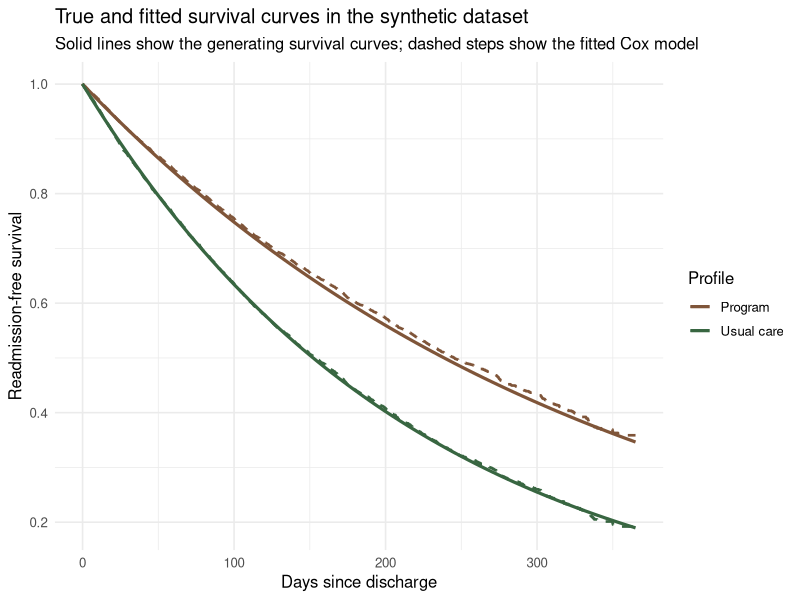

Reproduce this figure in R.
## ---- chunk 1
set.seed(2026)

n <- 6000

age <- pmax(round(rnorm(n, mean = 66, sd = 10)), 40)
chronic <- pmin(rpois(n, lambda = 2.0), 6)
program <- rbinom(n, size = 1, prob = 0.45)

u_event <- runif(n)
u_censor <- runif(n)

linear_predictor <- 0.018 * (age - 65) +
  0.30 * chronic -
  0.45 * program

lambda0 <- 0.0025

event_time <- -log(u_event) / (lambda0 * exp(linear_predictor))
censor_time <- 120 + 245 * u_censor

time <- pmin(event_time, censor_time)
event <- as.integer(event_time <= censor_time)

synthetic_survival <- data.frame(
  time,
  event,
  age,
  chronic,
  program,
  event_time,
  censor_time
)

survival_summary <- data.frame(
  sample_size = nrow(synthetic_survival),
  event_rate = mean(synthetic_survival$event),
  median_followup = median(synthetic_survival$time),
  mean_age = mean(synthetic_survival$age),
  mean_chronic = mean(synthetic_survival$chronic)
)

survival_summary[, c("event_rate", "median_followup", "mean_age", "mean_chronic")] <-
  round(survival_summary[, c("event_rate", "median_followup", "mean_age", "mean_chronic")], 3)

knitr::kable(
  survival_summary,
  caption = "Summary of the synthetic survival dataset"
)
## ---- chunk 2
cox_fit <- survival::coxph(
  survival::Surv(time, event) ~ age + chronic + program,
  data = synthetic_survival
)

truth <- c(
  age = 0.018,
  chronic = 0.30,
  program = -0.45
)

comparison_table <- data.frame(
  term = names(coef(cox_fit)),
  true_value = truth[names(coef(cox_fit))],
  estimated_value = coef(cox_fit)
)

comparison_table$bias <- comparison_table$estimated_value - comparison_table$true_value
comparison_table[, c("true_value", "estimated_value", "bias")] <-
  round(comparison_table[, c("true_value", "estimated_value", "bias")], 3)

knitr::kable(
  comparison_table,
  caption = "True and estimated log hazard ratios under the Cox model"
)
## ---- chunk 3
profile_data <- data.frame(
  age = c(65, 65),
  chronic = c(2, 2),
  program = c(0, 1)
)

profile_data$label <- c("Usual care", "Program")

surv_fit_profiles <- survival::survfit(cox_fit, newdata = profile_data)

curve_data <- data.frame(
  time = rep(surv_fit_profiles$time, times = ncol(surv_fit_profiles$surv)),
  surv = as.vector(surv_fit_profiles$surv),
  strata = rep(profile_data$label, each = length(surv_fit_profiles$time))
)

time_grid <- seq(0, 365, by = 5)

true_curve_data <- rbind(
  data.frame(
    time = time_grid,
    surv = exp(-lambda0 * exp(0.018 * (65 - 65) + 0.30 * 2 - 0.45 * 0) * time_grid),
    strata = "Usual care"
  ),
  data.frame(
    time = time_grid,
    surv = exp(-lambda0 * exp(0.018 * (65 - 65) + 0.30 * 2 - 0.45 * 1) * time_grid),
    strata = "Program"
  )
)

ggplot2::ggplot() +
  ggplot2::geom_line(
    data = true_curve_data,
    ggplot2::aes(x = time, y = surv, color = strata),
    linewidth = 1.1
  ) +
  ggplot2::geom_step(
    data = curve_data,
    ggplot2::aes(x = time, y = surv, color = strata),
    linetype = 2,
    linewidth = 0.9
  ) +
  ggplot2::labs(
    title = "True and fitted survival curves in the synthetic dataset",
    subtitle = "Solid lines show the generating survival curves; dashed steps show the fitted Cox model",
    x = "Days since discharge",
    y = "Readmission-free survival",
    color = "Profile"
  ) +
  ggplot2::scale_color_manual(values = c("#7f5539", "#386641")) +
  ggplot2::theme_minimal(base_size = 12)
## ---- chunk 4
hazard_ratio_table <- data.frame(
  term = comparison_table$term,
  true_hazard_ratio = exp(comparison_table$true_value),
  estimated_hazard_ratio = exp(comparison_table$estimated_value)
)

hazard_ratio_table[, c("true_hazard_ratio", "estimated_hazard_ratio")] <-
  round(hazard_ratio_table[, c("true_hazard_ratio", "estimated_hazard_ratio")], 3)

knitr::kable(
  hazard_ratio_table,
  caption = "True and estimated hazard ratios in the synthetic survival dataset"
)
